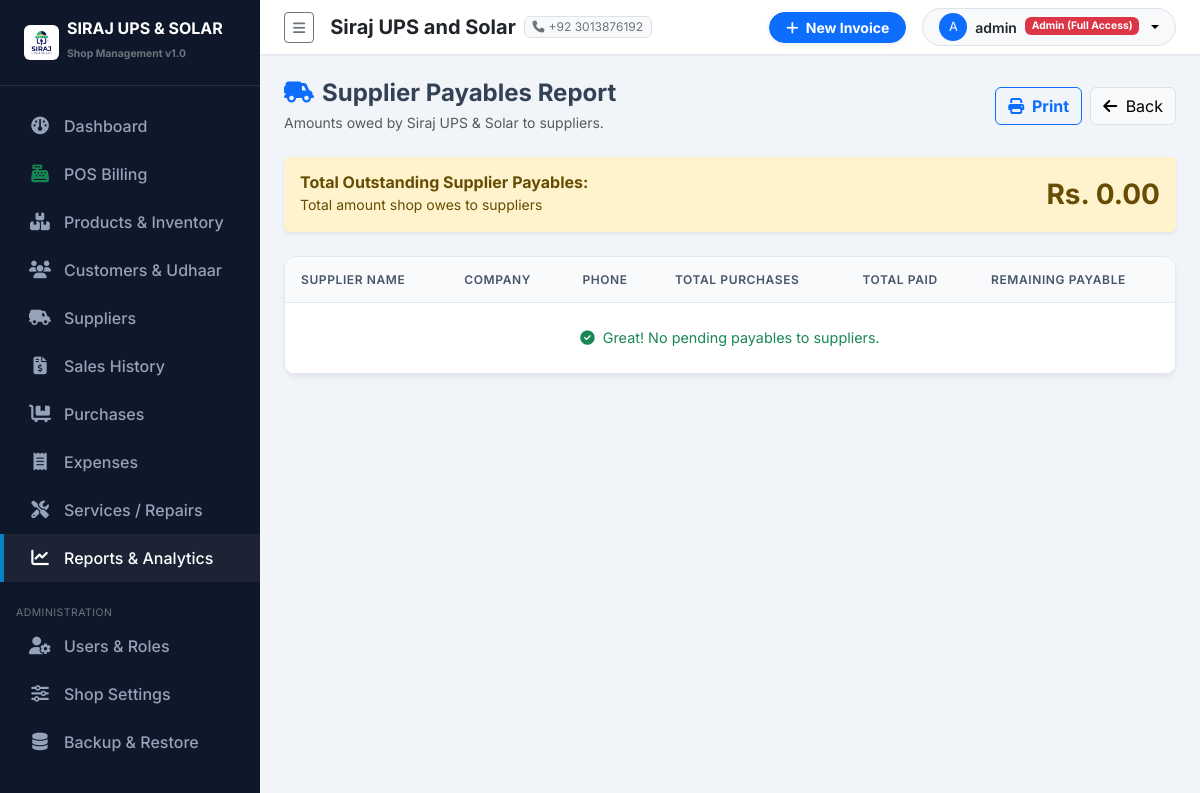
The page /reports/supplier-payables/ (signed in) on the database its author committed.
### purchases/settings_app/models.py (models this page shows, shortened)
class ShopSettings(models.Model):
    shop_name = models.CharField(max_length=200, default="Siraj UPS and Solar")
    subtitle = models.CharField(max_length=255, default="UPS | Solar Systems | Batteries | Inverters | Accessories")
    address = models.TextField(default="Main Market, Shop #12, City Center")
    phone = models.CharField(max_length=50, default="+92 300 1234567")
    whatsapp = models.CharField(max_length=50, default="+92 300 1234567")
    email = models.EmailField(default="contact@sirajupssolar.com", blank=True)
    ntn_number = models.CharField(max_length=50, blank=True, help_text="NTN / Tax Number")
    invoice_footer = models.TextField(default="Thank you for choosing Siraj UPS and Solar! Goods once sold are non-refundable after 7 days.")
    logo = models.ImageField(upload_to='shop_logo/', blank=True, null=True)
    class Meta:
        verbose_name = "Shop Setting"
        verbose_name_plural = "Shop Settings"
    @classmethod
    def get_settings(cls):
        obj, created = cls.objects.get_or_create(id=1)
        return obj

### accounts/models.py (models this page shows, shortened)
class UserProfile(models.Model):
    ROLE_ADMIN = 'ADMIN'
    ROLE_STAFF = 'STAFF'
    ROLE_CHOICES = [
        (ROLE_ADMIN, 'Admin (Full Access)'),
        (ROLE_STAFF, 'Staff / Cashier'),
    ]
    user = models.OneToOneField(User, on_delete=models.CASCADE, related_name='profile')
    role = models.CharField(max_length=20, choices=ROLE_CHOICES, default=ROLE_STAFF)
    phone = models.CharField(max_length=30, blank=True)
    address = models.CharField(max_length=255, blank=True)
    is_active_staff = models.BooleanField(default=True)
    def is_admin(self):
        return self.role == self.ROLE_ADMIN or self.user.is_superuser

### purchases/reports/views.py (the view)
# urls.py: path('supplier-payables/', views.supplier_payable_report, name='supplier_payable_report'),
@login_required
def supplier_payable_report(request):
    suppliers = Supplier.objects.filter(is_active=True)
    payables = []
    total_payable = 0.00
    for s in suppliers:
        rem = s.remaining_payable
        if rem > 0:
            payables.append({'supplier': s, 'payable': rem, 'total_purchases': s.get_total_purchases(), 'total_paid': s.get_total_paid()})
            total_payable += float(rem)
    payables.sort(key=lambda x: x['payable'], reverse=True)
    return render(request, 'reports/supplier_payable_report.html', {
        'payables': payables,
        'total_payable': total_payable,
    })

### templates/reports/supplier_payable_report.html (shortened to what this page needs)
{% extends 'base.html' %}
{% load humanize %}
{% block content %}
<div class="d-flex flex-wrap justify-content-between align-items-center mb-4 gap-3 no-print">
    <div>
        <h4 class="fw-bold mb-1"><i class="fa-solid fa-truck-field me-2 text-primary"></i>Supplier Payables Report</h4>
        <p class="text-muted small mb-0">Amounts owed by Siraj UPS & Solar to suppliers.</p>
    </div>
    <div class="d-flex gap-2">
        <button onclick="window.print()" class="btn btn-outline-primary fw-bold"><i class="fa-solid fa-print me-1"></i> Print</button>
        <a href="{% url 'reports:index' %}" class="btn btn-light border"><i class="fa-solid fa-arrow-left me-1"></i> Back</a>
    </div>
</div>
<div class="alert alert-warning py-3 mb-4 shadow-sm border-0 d-flex justify-content-between align-items-center">
    <div>
        <h6 class="fw-bold mb-0">Total Outstanding Supplier Payables:</h6>
        <small>Total amount shop owes to suppliers</small>
    </div>
    <h3 class="fw-bold mb-0">Rs. {{ total_payable|floatformat:2|intcomma }}</h3>
</div>
<div class="custom-table-card print-area">
    <div class="table-responsive">
        <table class="table table-hover align-middle mb-0">
            <thead>
                <tr>
                    <th>Supplier Name</th>
                    <th>Company</th>
                    <th>Phone</th>
                    <th>Total Purchases</th>
                    <th>Total Paid</th>
                    <th>Remaining Payable</th>
                </tr>
            </thead>
            <tbody>
                {% for p in payables %}
                <tr>
                    <td class="fw-bold">
                        <a href="{% url 'suppliers:supplier_detail' p.supplier.id %}" class="text-decoration-none">
                            {{ p.supplier.name }}
                        </a>
                    </td>
                    <td>{{ p.supplier.company|default:"-" }}</td>
                    <td>{{ p.supplier.phone|default:"-" }}</td>
                    <td>Rs. {{ p.total_purchases|floatformat:2|intcomma }}</td>
                    <td class="text-success">Rs. {{ p.total_paid|floatformat:2|intcomma }}</td>
                    <td class="fw-bold text-warning fs-6">Rs. {{ p.payable|floatformat:2|intcomma }}</td>
                </tr>
                {% empty %}
                <tr><td colspan="6" class="text-center text-success py-4"><i class="fa-solid fa-circle-check me-1"></i> Great! No pending payables to suppliers.</td></tr>
                {% endfor %}
            </tbody>
        </table>
    </div>
</div>
{% endblock %}

### templates/sidebar.html (shortened to what this page needs)
{% load static %}
<div id="sidebar-wrapper">
    <div class="sidebar-heading d-flex align-items-center gap-2">
        {% if shop_settings and shop_settings.logo %}
            <img src="{{ shop_settings.logo.url }}" alt="Logo" style="max-height: 35px;" class="rounded">
        {% else %}
            <i class="fa-solid fa-bolt text-warning fs-4"></i>
        {% endif %}
        <div>
            <div class="lh-1 text-white fs-6">SIRAJ UPS & SOLAR</div>
            <small class="text-secondary style-sub" style="font-size: 0.65rem;">Shop Management v1.0</small>
        </div>
    </div>
    <div class="sidebar-nav">
        <a href="{% url 'dashboard:index' %}" class="nav-link {% if request.resolver_match.app_name == 'dashboard' %}active{% endif %}">
            <i class="fa-solid fa-gauge"></i> Dashboard
        </a>
        <a href="{% url 'sales:pos_billing' %}" class="nav-link {% if request.resolver_match.url_name == 'pos_billing' %}active{% endif %}">
            <i class="fa-solid fa-cash-register text-success"></i> POS Billing
        </a>
        <a href="{% url 'products:product_list' %}" class="nav-link {% if request.resolver_match.app_name == 'products' %}active{% endif %}">
            <i class="fa-solid fa-boxes-stacked"></i> Products & Inventory
        </a>
        <a href="{% url 'customers:customer_list' %}" class="nav-link {% if request.resolver_match.app_name == 'customers' %}active{% endif %}">
            <i class="fa-solid fa-users"></i> Customers & Udhaar
        </a>
        <a href="{% url 'suppliers:supplier_list' %}" class="nav-link {% if request.resolver_match.app_name == 'suppliers' %}active{% endif %}">
            <i class="fa-solid fa-truck-field"></i> Suppliers
        </a>
        <a href="{% url 'sales:sale_list' %}" class="nav-link {% if request.resolver_match.app_name == 'sales' and request.resolver_match.url_name != 'pos_billing' %}active{% endif %}">
            <i class="fa-solid fa-file-invoice-dollar"></i> Sales History
        </a>
        <a href="{% url 'purchases:purchase_list' %}" class="nav-link {% if request.resolver_match.app_name == 'purchases' %}active{% endif %}">
            <i class="fa-solid fa-cart-flatbed"></i> Purchases
        </a>
        <a href="{% url 'expenses:expense_list' %}" class="nav-link {% if request.resolver_match.app_name == 'expenses' %}active{% endif %}">
            <i class="fa-solid fa-receipt"></i> Expenses
        </a>
        <a href="{% url 'services:service_list' %}" class="nav-link {% if request.resolver_match.app_name == 'services' %}active{% endif %}">
            <i class="fa-solid fa-screwdriver-wrench"></i> Services / Repairs
        </a>
        <a href="{% url 'reports:index' %}" class="nav-link {% if request.resolver_match.app_name == 'reports' %}active{% endif %}">
            <i class="fa-solid fa-chart-line"></i> Reports & Analytics
        </a>
        {% if user.profile.is_admin %}
        <small class="text-uppercase text-secondary px-3 style-sub" style="font-size: 0.65rem; letter-spacing: 0.05em;">Administration</small>
        <a href="{% url 'accounts:user_list' %}" class="nav-link {% if request.resolver_match.app_name == 'accounts' %}active{% endif %}">
            <i class="fa-solid fa-user-gear"></i> Users & Roles
        </a>
        <a href="{% url 'settings_app:shop_settings' %}" class="nav-link {% if request.resolver_match.app_name == 'settings_app' and request.resolver_match.url_name == 'shop_settings' %}active{% endif %}">
            <i class="fa-solid fa-sliders"></i> Shop Settings
        </a>
        <a href="{% url 'settings_app:backup_restore' %}" class="nav-link {% if request.resolver_match.url_name == 'backup_restore' %}active{% endif %}">
            <i class="fa-solid fa-database"></i> Backup & Restore
        </a>
        {% endif %}
    </div>
</div>

### templates/navbar.html (shortened to what this page needs)
{% load static %}
<nav class="navbar navbar-expand-lg top-navbar px-4 py-2">
    <div class="container-fluid p-0">
        <button class="btn btn-sm btn-outline-secondary me-3" id="sidebarToggle">
            <i class="fa-solid fa-bars"></i>
        </button>
        <div class="d-none d-md-flex align-items-center gap-2 me-auto">
            <span class="fw-bold text-dark fs-5">{{ shop_settings.shop_name }}</span>
            <span class="badge bg-light text-secondary border fw-normal"><i class="fa-solid fa-phone me-1"></i>{{ shop_settings.phone }}</span>
        </div>
        <div class="d-flex align-items-center gap-3">
            <a href="{% url 'sales:pos_billing' %}" class="btn btn-primary btn-sm px-3 fw-bold rounded-pill shadow-sm">
                <i class="fa-solid fa-plus me-1"></i> New Invoice
            </a>
            <div class="dropdown">
                <button class="btn btn-light btn-sm dropdown-toggle d-flex align-items-center gap-2 border rounded-pill px-3" type="button" data-bs-toggle="dropdown">
                    <div class="bg-primary text-white rounded-circle d-flex align-items-center justify-content-center" style="width: 28px; height: 28px; font-size: 0.8rem;">
                        {{ user.username|first|upper }}
                    </div>
                    <span class="fw-semibold text-dark">{{ user.username }}</span>
                    <span class="badge {% if user.profile.is_admin %}bg-danger{% else %}bg-info text-dark{% endif %}" style="font-size: 0.65rem;">
                        {{ user.profile.get_role_display }}
                    </span>
                </button>
            </div>
        </div>
    </div>
</nav>

### purchases/static/css/custom.css (style rules this page uses)
:root { --primary-color: #0284c7; --primary-hover: #0369a1; --dark-bg: #0f172a; --dark-surface: #1e293b; --light-bg: #f8fafc; --card-shadow: 0 4px 6px -1px rgba(0, 0, 0, 0.05), 0 2px 4px -1px rgba(0, 0, 0, 0.03); --border-color: #e2e8f0; }
body { font-family: 'Inter', sans-serif; background-color: #f1f5f9; color: #334155; overflow-x: hidden; }
#sidebar-wrapper { min-height: 100vh; width: 260px; background-color: var(--dark-bg); color: #f8fafc; transition: margin 0.25s ease-out; }
#sidebar-wrapper .sidebar-heading { padding: 1.25rem 1.5rem; font-size: 1.2rem; font-weight: 700; color: #ffffff; border-bottom: 1px solid rgba(255, 255, 255, 0.1); }
.sidebar-nav { padding: 1rem 0; }
.sidebar-nav .nav-link { padding: 0.75rem 1.5rem; color: #94a3b8; font-weight: 500; display: flex; align-items: center; gap: 0.75rem; transition: all 0.2s ease-in-out; border-left: 4px solid transparent; }
.sidebar-nav .nav-link:hover, .sidebar-nav .nav-link.active { color: #ffffff; background-color: rgba(255, 255, 255, 0.05); border-left-color: var(--primary-color); }
.sidebar-nav .nav-link i { font-size: 1.1rem; width: 24px; text-align: center; }
.top-navbar { background-color: #ffffff; border-bottom: 1px solid var(--border-color); box-shadow: 0 1px 2px 0 rgba(0, 0, 0, 0.05); }
.custom-table-card { background-color: #ffffff; border-radius: 0.75rem; border: 1px solid var(--border-color); box-shadow: var(--card-shadow); overflow: hidden; }
.table thead th { background-color: #f8fafc; color: #475569; font-weight: 600; text-transform: uppercase; font-size: 0.75rem; letter-spacing: 0.05em; border-bottom: 1px solid var(--border-color); padding: 0.85rem 1rem; }
.table tbody td { padding: 0.85rem 1rem; vertical-align: middle; font-size: 0.9rem; }

### rows shown on the page
ShopSettings: logo (picture), shop_name "Siraj UPS and Solar", phone "+92 3013876192"

### other values the page prints
{{ user.username|first|upper }} "A"
{{ user.username }} "admin"
{{ user.profile.get_role_display }} "Admin (Full Access)"
{{ total_payable|floatformat:2|intcomma }} "0.00"
